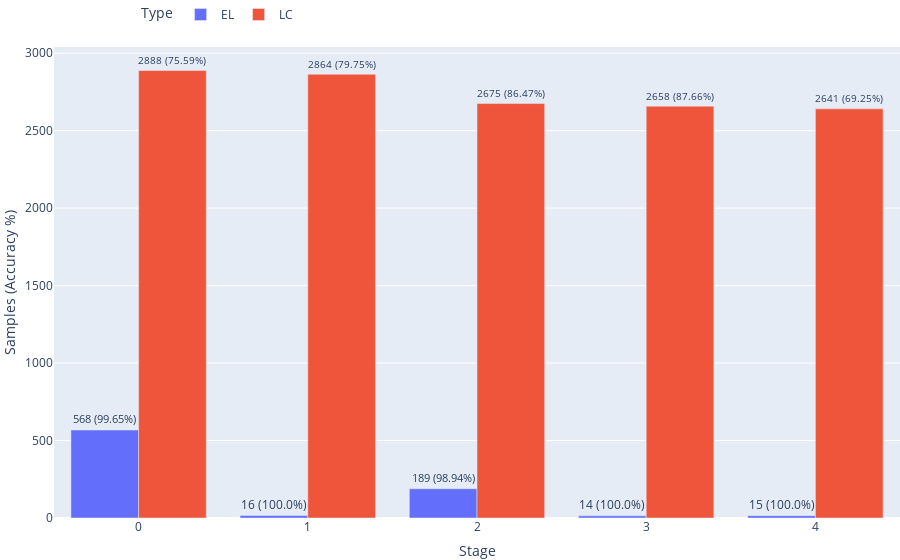

Write notebook code for a chart like this one.
### Code cell
import plotly.express as px
fig = px.bar(df_labeling, x="Stage", y="Samples", color="Type", barmode="group",
             text="samples_acc"
             #facet_row="iteracion", facet_col="day",
             #facet_col="arquitectura",
             #facet_col="arquitectura",
             #category_orders={"Arquitecture": ["ResNet152", "InceptionV4", "InceptionV3"],
             #                 "Dataset": ["WHU-RS19", "AID", "NWPU-RESISC45"]
             #                },            
            )

fig.for_each_annotation(lambda a: a.update(text=a.text.split("=")[-1])) # Quitar Clave
fig.update_layout(autosize=True, margin={'l': 0, 'r': 0, 't': 20, 'b': 0})
fig.update_layout(legend=dict(
    yanchor="top",
    y=1.10,
    xanchor="left",
    x=0.10,
    orientation= "h",
))
fig.update_layout(yaxis={'visible': True, 'showticklabels': True, 'title':'Samples (Accuracy %)'})
#fig.update_layout(xaxis={'visible': True, 'showticklabels': True, 'title':'Stage', 'tickmode':'linear', "title_text":"" } )
#fig.update_traces(texttemplate='%{label}: %{value} (%{percent})', textposition='outside')
#fig.update_traces(texttemplate='%{value: .3s}', textposition='outside')
fig.update_traces(texttemplate='%{text}', textposition='outside')

#fig.update_traces(texttemplate='%{.2s}%', textposition='outside', textangle=0, textfont_size=6)
#fig.update_layout(uniformtext_minsize=12, uniformtext_mode='show')
#fig.update_layout(yaxis=dict(range=[60,100]))
#fig.update_layout(xaxis2={'visible': True, 'showticklabels': True, 'title':'Stage', 'tickmode':'linear'}) #'tickprefix':"Stage_"},)
#fig.update_layout(xaxis3={'visible': True, 'showticklabels': True, 'title':'Stage', 'tickmode':'linear', "title_text":"" } )
#ig.update_layout(title_text)

fig.write_image('ssl_gleasson_exp92_labeling_samples_v1.pdf')
fig.show()

### Figure 1 — Plotly figure (JSON) as saved in the notebook; plotly's stock layout.template omitted (floating-point values rounded to 4 significant figures)
{"data": [{"alignmentgroup": "True", "hovertemplate": "Type=EL<br>Stage=%{x}<br>Samples=%{y}<br>samples_acc=%{text}<extra></extra>", "legendgroup": "EL", "marker": {"color": "#636efa"}, "name": "EL", "offsetgroup": "EL", "orientation": "v", "showlegend": true, "text": ["568 (99.65%)", "16 (100.0%)", "189 (98.94%)", "14 (100.0%)", "15 (100.0%)"], "textposition": "outside", "texttemplate": "%{text}", "type": "bar", "x": [0, 1, 2, 3, 4], "xaxis": "x", "y": [568, 16, 189, 14, 15], "yaxis": "y"}, {"alignmentgroup": "True", "hovertemplate": "Type=LC<br>Stage=%{x}<br>Samples=%{y}<br>samples_acc=%{text}<extra></extra>", "legendgroup": "LC", "marker": {"color": "#EF553B"}, "name": "LC", "offsetgroup": "LC", "orientation": "v", "showlegend": true, "text": ["2888 (75.59%)", "2864 (79.75%)", "2675 (86.47%)", "2658 (87.66%)", "2641 (69.25%)"], "textposition": "outside", "texttemplate": "%{text}", "type": "bar", "x": [0, 1, 2, 3, 4], "xaxis": "x", "y": [2888, 2864, 2675, 2658, 2641], "yaxis": "y"}], "layout": {"autosize": true, "barmode": "group", "legend": {"orientation": "h", "title": {"text": "Type"}, "tracegroupgap": 0, "x": 0.1, "xanchor": "left", "y": 1.1, "yanchor": "top"}, "margin": {"b": 0, "l": 0, "r": 0, "t": 20}, "xaxis": {"anchor": "y", "domain": [0, 1], "title": {"text": "Stage"}}, "yaxis": {"anchor": "x", "domain": [0, 1], "showticklabels": true, "title": {"text": "Samples (Accuracy %)"}, "visible": true}}}
